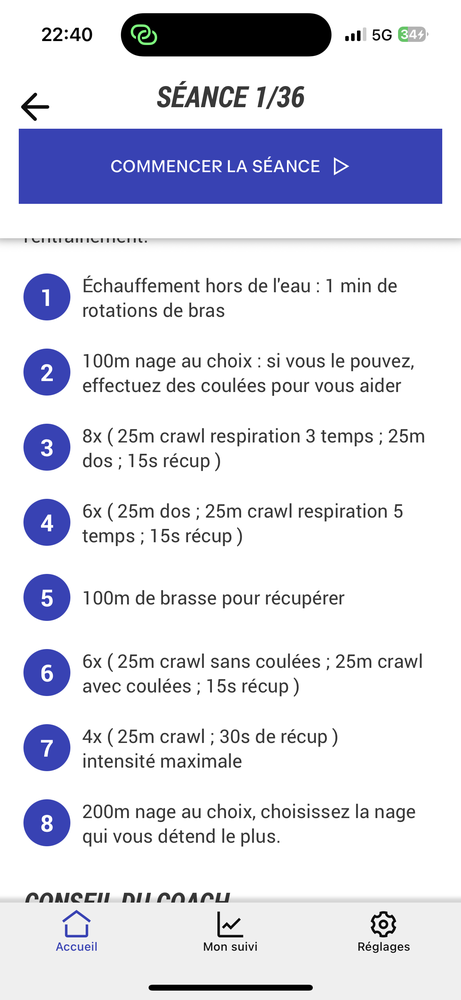
#> input picture images/IMG_9245.PNG, 461 x 1000 px, shrunk from 1179 x 2556 before the run; its folder holds 4 pictures in this run
$ jupyter execute --allow-errors img_to_text.ipynb
#> lines starting #> are read from the running program, lines starting #| are printed output that depends on the picture; after the words box and inside, x2 and y2 are one past the last pixel; in counts of white or black regions, pixels touching at a corner belong together
[cell 1]
import pytesseract

from PIL import Image
import numpy as np
import re
import config
import clr
import os
clr.AddReference(os.path.abspath(config.FIT_DLL))
#> (this line was passed over: clr is not available in this run)
from Dynastream.Fit import * # type: ignore

pytesseract.pytesseract.tesseract_cmd = r'/usr/local/bin/tesseract'

[cell 2]
import cv2

img = "IMG_9245"

img_path = f"images/{img}.PNG"

# display(Image.open(img_path))

image_bgr = cv2.imread(img_path)
#> image_bgr is the input picture: shape (1000, 461, 3); mean B, G, R 232.1, 221.3, 220.2
image_rgb = cv2.cvtColor(image_bgr, cv2.COLOR_BGR2RGB)
image_hsv = cv2.cvtColor(image_bgr, cv2.COLOR_BGR2HSV)
#> image_hsv: shape (1000, 461, 3); mean H, S, V 12.6, 16.9, 232.1

# Define blue range in HSV
lower_blue = np.array([90, 50, 50])
upper_blue = np.array([130, 255, 255])
mask = cv2.inRange(image_hsv, lower_blue, upper_blue)
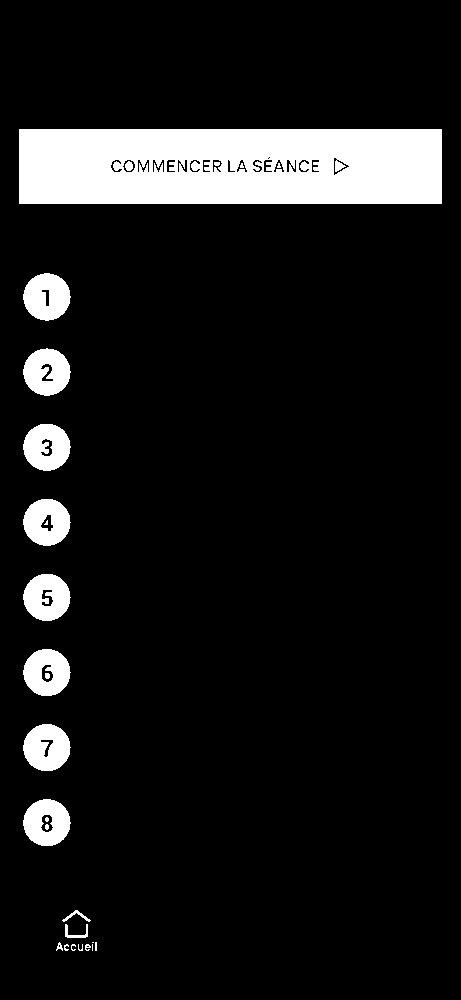
#> mask: shape (1000, 461); 9.7% white; 27 white regions (9 under 20 px)

instructions = []

contours, _ = cv2.findContours(mask, cv2.RETR_EXTERNAL, cv2.CHAIN_APPROX_SIMPLE)
#> contours = 19 contours, 7 with area under 20; largest, box (x1, y1, x2, y2) and area: (19, 129, 442, 204) 31228, (23, 273, 71, 321) 1687, (23, 348, 71, 396) 1685, (23, 424, 71, 471) 1684, (23, 724, 71, 771) 1682
for cnt in contours[::-1]:
    x, y, w, h = cv2.boundingRect(cnt)
    if w > 100 and w < 200 and h > 100:  # Filter out small noise
        # Crop a horizontal strip to the right of the blue circle
        line_crop = image_rgb[y:y+h, x+w:x+w+1000] # Adjust width as needed

        # Convert to PIL Image for pytesseract
        pil_img = Image.fromarray(line_crop)

        # display(pil_img) # for debugging

        text = pytesseract.image_to_string(pil_img)

        print(text)

        instructions.append(text.replace('\n', '').replace(' ', '').strip())
#> this loop made 19 passes
#> (x, y, w, h) on passes 2, 3, 4, 5, 6, 7, 8, 9, 10, 11, 12, 15: (23, 273, 48, 48), (23, 348, 48, 48), (23, 424, 48, 47), (23, 499, 48, 47), (23, 574, 48, 47), (23, 649, 48, 47), (23, 724, 48, 47), (23, 799, 48, 47), (62, 910, 29, 12), (65, 924, 23, 14), (56, 942, 7, 9), (64, 944, 5, 7)
#> (cnt, x, y, w, h) on passes 1, 13, 14, 19: ([[19, 129], [19, 203], [441, 203], [441, 129]], 19, 129, 423, 75), ([[92, 942], [93, 942]], 92, 942, 2, 1), ([[95, 942], [95, 950], [96, 950], [96, 942]], 95, 942, 2, 9), ([[92, 944], [92, 950]], 92, 944, 1, 7)
#> after the loop, instructions = []
